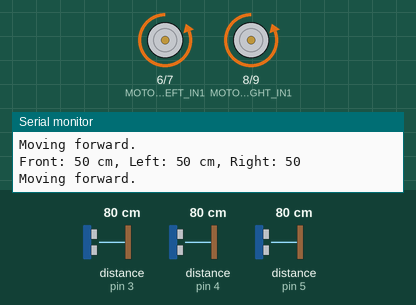
Simulated run of this program. Board: Arduino Nano, built with avr-gcc and run on an emulated ATmega328P. On the bench: motor-driver pin pairs drawn as motors (green arrow = first pin HIGH = forward, orange = second pin HIGH = backward, longer = more drive, scaled by the enable pin), the last lines printed to the serial monitor. The inputs (shaded band) are chosen by the test bench; at power-on: distance to the obstacle (sensors on pin 3, pin 4, pin 5) 80 cm. The echo pulse lasts 58.3 µs per cm.

Above: at 1.2 s.
1.3 s: distance to the obstacle (sensor on pin 3) set to 27 cm
2.9 s: distance to the obstacle (sensor on pin 3) set to 22 cm
At 3.9 s:
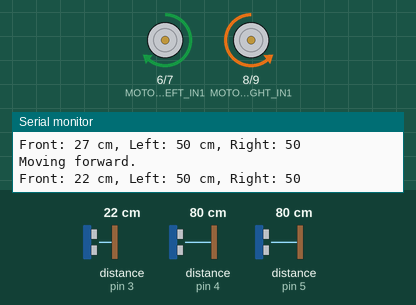
5.9 s: distance to the obstacle (sensor on pin 4) set to 49 cm
8.9 s: distance to the obstacle (sensor on pin 4) set to 41 cm
11.9 s: distance to the obstacle (sensor on pin 3) set to 35 cm
At 12.5 s:
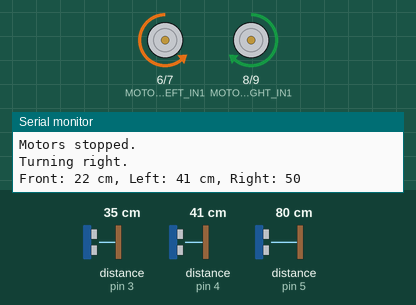
14.9 s: distance to the obstacle (sensor on pin 5) set to 49 cm
17.9 s: distance to the obstacle (sensor on pin 5) set to 41 cm
At 18.18 s:
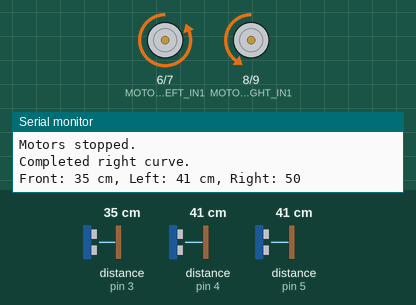
At 18.66 s:
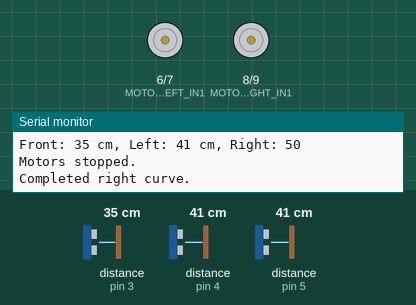
Timing chart, 0 to 20.9 s (numbered marks = the images above; inputs shaded):
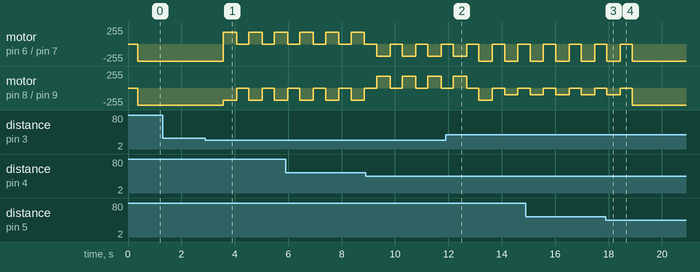

Measured:
- the behaviour switches between 26 and 25 cm on distance to the obstacle (sensor on pin 3) (found by bisection; images 0 and 1)
- the behaviour switches between 45 and 44 cm on distance to the obstacle (sensor on pin 5) (found by bisection; images 2 and 3)
- after the input at 2.9 s, motor on pin 6 (MOTOR_LEFT_IN1) / pin 7 (MOTOR_LEFT_IN2): alternates forward 180/255 for 0.50 s and stopped for 0.46 s, starting after 0.67 s; motor on pin 8 (MOTOR_RIGHT_IN1) / pin 9 (MOTOR_RIGHT_IN2): alternates backward 180/255 for 0.50 s and stopped for 0.46 s, starting after 0.67 s
- after the input at 17.9 s, motor on pin 6 (MOTOR_LEFT_IN1) / pin 7 (MOTOR_LEFT_IN2): goes on until 18.9 s, then stays backward 255/255

The program:

main.cpp
```cpp
#include <Arduino.h>
#include "sensors/Ultrasonic.h"
#include "motors/MotorController.h"
#include "navigation/ObstacleAvoidance.h"

UltrasonicManager ultrasonic;
MotorController motors;
ObstacleAvoidance navigation(ultrasonic, motors);

void setup() {
  Serial.begin(9600);

  motors.begin();

  Serial.println("Robot initialized.");
}

void loop() {
  navigation.handleObstacleDetection();

  // Small delay to avoid spamming
  delay(100);
}
```

MotorController.cpp
```cpp
#include "MotorController.h"
#include <Arduino.h>

// FIXED: Initialization order NOW MATCHES declaration order
MotorController::MotorController()
    : MOTOR_SPEED_CURVE_RIGHT(MOTOR_SPEED_DEFAULT_RIGHT),  // 1st declared
      MOTOR_SPEED_CURVE_LEFT(MOTOR_SPEED_DEFAULT_LEFT),    // 2nd declared
      forwardStartTime(0),                                 // 3rd declared
      isMovingForward(false) {}                            // 4th declared

void MotorController::begin() {
  pinMode(MOTOR_LEFT_ENABLE, OUTPUT);
  pinMode(MOTOR_LEFT_IN1, OUTPUT);
  pinMode(MOTOR_LEFT_IN2, OUTPUT);
  pinMode(MOTOR_RIGHT_ENABLE, OUTPUT);
  pinMode(MOTOR_RIGHT_IN1, OUTPUT);
  pinMode(MOTOR_RIGHT_IN2, OUTPUT);
}
// General motor control function
void MotorController::controlMotor(int enablePin, int in1, int in2, int speed, bool forward) {
  digitalWrite(in1, forward ? LOW : HIGH);
  digitalWrite(in2, forward ? HIGH : LOW);
  analogWrite(enablePin, speed);
}

// Moves the robot forward
void MotorController::moveForward() {
  if (!isMovingForward) {
    forwardStartTime = millis();
    isMovingForward = true;
  }

  controlMotor(MOTOR_LEFT_ENABLE, MOTOR_LEFT_IN1, MOTOR_LEFT_IN2, MOTOR_SPEED_FORWARD, true);
  controlMotor(MOTOR_RIGHT_ENABLE, MOTOR_RIGHT_IN1, MOTOR_RIGHT_IN2, MOTOR_SPEED_FORWARD, true);
  Serial.println("Moving forward.");
}

// Stops the robot
void MotorController::stopMotors() {
  analogWrite(MOTOR_LEFT_ENABLE, 0);
  analogWrite(MOTOR_RIGHT_ENABLE, 0);
  Serial.println("Motors stopped.");
}

// Turns the robot left
void MotorController::turnLeft() {
  controlMotor(MOTOR_LEFT_ENABLE, MOTOR_LEFT_IN1, MOTOR_LEFT_IN2, MOTOR_SPEED_TURN, false);
  controlMotor(MOTOR_RIGHT_ENABLE, MOTOR_RIGHT_IN1, MOTOR_RIGHT_IN2, MOTOR_SPEED_TURN, true);
  delay(TURN_DELAY);
  stopMotors();
  Serial.println("Turning left.");
}

// Turns the robot right
void MotorController::turnRight() {
  controlMotor(MOTOR_LEFT_ENABLE, MOTOR_LEFT_IN1, MOTOR_LEFT_IN2, MOTOR_SPEED_TURN, true);
  controlMotor(MOTOR_RIGHT_ENABLE, MOTOR_RIGHT_IN1, MOTOR_RIGHT_IN2, MOTOR_SPEED_TURN, false);
  delay(TURN_DELAY);
  stopMotors();
  Serial.println("Turning right.");
}

// Executes a left curve
void MotorController::turnLeftCurve() {
  unsigned long startTime = millis();
  while ((millis() - startTime) < TURN_DELAY_Curve) {
    controlMotor(MOTOR_LEFT_ENABLE, MOTOR_LEFT_IN1, MOTOR_LEFT_IN2, MOTOR_SPEED_CURVE_LEFT, true);
    controlMotor(MOTOR_RIGHT_ENABLE, MOTOR_RIGHT_IN1, MOTOR_RIGHT_IN2, MOTOR_SPEED_FORWARD, true);
  }
  stopMotors();
  Serial.println("Completed left curve.");
}

// Executes a right curve
void MotorController::turnRightCurve() {
  unsigned long startTime = millis();
  while ((millis() - startTime) < TURN_DELAY_Curve) {
    controlMotor(MOTOR_LEFT_ENABLE, MOTOR_LEFT_IN1, MOTOR_LEFT_IN2, MOTOR_SPEED_FORWARD, true);
    controlMotor(MOTOR_RIGHT_ENABLE, MOTOR_RIGHT_IN1, MOTOR_RIGHT_IN2, MOTOR_SPEED_CURVE_RIGHT, true);
  }
  stopMotors();
  Serial.println("Completed right curve.");
}

void MotorController::strongerCurveTurn(bool turnLeft) {
  Serial.println(turnLeft ? "Executing stronger left curve." : "Executing stronger right curve.");

  if (turnLeft) {
    controlMotor(MOTOR_LEFT_ENABLE, MOTOR_LEFT_IN1, MOTOR_LEFT_IN2, MOTOR_SPEED_TURN, false);
    controlMotor(MOTOR_RIGHT_ENABLE, MOTOR_RIGHT_IN1, MOTOR_RIGHT_IN2, MOTOR_SPEED_FORWARD, true);
  } else {
    controlMotor(MOTOR_LEFT_ENABLE, MOTOR_LEFT_IN1, MOTOR_LEFT_IN2, MOTOR_SPEED_FORWARD, true);
    controlMotor(MOTOR_RIGHT_ENABLE, MOTOR_RIGHT_IN1, MOTOR_RIGHT_IN2, MOTOR_SPEED_TURN, false);
  }

  delay(100);
  stopMotors();
}

void MotorController::reverse(){
  controlMotor(MOTOR_LEFT_ENABLE, MOTOR_LEFT_IN1, MOTOR_LEFT_IN2, MOTOR_SPEED_TURN, false);
  controlMotor(MOTOR_RIGHT_ENABLE, MOTOR_RIGHT_IN1, MOTOR_RIGHT_IN2, MOTOR_SPEED_TURN, false);
  delay(REVERSE_DELAY);
}

// Reverses and then turns
void MotorController::reverseAndTurn(unsigned int distanceLeft, unsigned int distanceRight) {
  stopMotors();
  delay(100);
  reverse();
  delay(REVERSE_DELAY);

  int T = distanceLeft - distanceRight;

  if (abs(T) <= TOLERANCE) {
     turnLeft();
     delay(100);
  }
  else if (distanceLeft > distanceRight) {
    turnLeft();
     delay(100);
    Serial.println("Reversing and turning left.");
  }
  else {
    turnRight();
     delay(100);
    Serial.println("Reversing and turning right.");
  }
}

// FIXED: Renamed method
bool MotorController::isCurrentlyMovingForward() {
    return isMovingForward;
}

unsigned long MotorController::getForwardStartTime() {
    return forwardStartTime;
}

void MotorController::resetForwardTimer() {
    isMovingForward = false;
}
```

MotorController.h
```cpp
#ifndef MOTOR_CONTROLLER_H
#define MOTOR_CONTROLLER_H

#include "../config/PinConfig.h"
#include "../config/RobotConfig.h"

class MotorController {
public:
    MotorController();
    void begin();

    // Basic movements
    void moveForward();
    void stopMotors();
    void turnLeft();
    void turnRight();

    // Advanced movements
    void turnLeftCurve();
    void turnRightCurve();
    void reverse();
    void reverseAndTurn(unsigned int distanceLeft, unsigned int distanceRight);
    void strongerCurveTurn(bool turnLeft);

    // State tracking
    bool isCurrentlyMovingForward();
    unsigned long getForwardStartTime();
    void resetForwardTimer();

    // Adjustable speeds for curves - DECLARE THESE FIRST
    unsigned int MOTOR_SPEED_CURVE_RIGHT;
    unsigned int MOTOR_SPEED_CURVE_LEFT;

private:
    void controlMotor(int enablePin, int in1, int in2, int speed, bool forward);

    // THEN DECLARE THESE
    unsigned long forwardStartTime;
    bool isMovingForward;  // Member variable
};

#endif
```

ObstacleAvoidance.cpp
```cpp
#include "navigation/ObstacleAvoidance.h"
#include <Arduino.h>

ObstacleAvoidance::ObstacleAvoidance(UltrasonicManager& sensors, MotorController& motors)
    : ultrasonic(sensors), motorController(motors) {}

// Handles obstacle detection and navigation
void ObstacleAvoidance::handleObstacleDetection() {
  unsigned int distanceFront = ultrasonic.getFrontDistance();
  unsigned int distanceLeft = ultrasonic.getLeftDistance();
  unsigned int distanceRight = ultrasonic.getRightDistance();

  logSensorData(distanceFront, distanceLeft, distanceRight);

  int T = distanceLeft - distanceRight;

 if ((distanceFront < CRITICAL_DISTANCE_FRONT)) {
     motorController.reverseAndTurn(distanceLeft, distanceRight);
    motorController.resetForwardTimer();
  }
  else if (distanceFront <= THRESHOLD_DISTANCE_FRONT) {
    motorController.resetForwardTimer();
    if (distanceLeft > THRESHOLD_DISTANCE_SIDE && distanceRight > THRESHOLD_DISTANCE_SIDE) {
      if (abs(T) <= TOLERANCE) {
        motorController.turnLeft();
      } else if (distanceLeft > distanceRight) {
        motorController.turnLeft();
      } else {
        motorController.turnRight();
      }
    } else if (distanceLeft > THRESHOLD_DISTANCE_SIDE) {
      motorController.turnLeft();
    } else if (distanceRight > THRESHOLD_DISTANCE_SIDE) {
      motorController.turnRight();
    } else {
      motorController.reverseAndTurn(distanceLeft, distanceRight);
    }
  }
else {
    if (abs(T) <= TOLERANCE) {
        motorController.moveForward();
    }
    else if ((distanceLeft < OBSTACLE_CRITICAL_LEFT) || (distanceRight < OBSTACLE_CRITICAL_RIGHT)) {
        motorController.MOTOR_SPEED_CURVE_RIGHT = MOTOR_SPEED_DEFAULT_RIGHT;
        motorController.MOTOR_SPEED_CURVE_LEFT = MOTOR_SPEED_DEFAULT_LEFT;

        if (distanceLeft < OBSTACLE_CRITICAL_RIGHT) {
            motorController.turnRightCurve();
        } else {
            motorController.turnLeftCurve();
        }
    }
    // FIXED: Updated method name
    else if (motorController.isCurrentlyMovingForward() && ((millis() - motorController.getForwardStartTime()) > MIN_FORWARD_TIME)) {
        motorController.resetForwardTimer();

        if (distanceLeft > distanceRight) {
            motorController.strongerCurveTurn(true);
        } else {
            motorController.strongerCurveTurn(false);
        }
    }
    else if (distanceLeft > distanceRight) {
        motorController.turnLeftCurve();
    } else {
        motorController.turnRightCurve();
    }
}
}

// Logs sensor data for debugging
void ObstacleAvoidance::logSensorData(unsigned int front, unsigned int left, unsigned int right) {
  Serial.print("Front: ");
  Serial.print(front);
  Serial.print(" cm, Left: ");
  Serial.print(left);
  Serial.print(" cm, Right: ");
  Serial.println(right);
}
```

ObstacleAvoidance.h
```cpp
#ifndef OBSTACLE_AVOIDANCE_H
#define OBSTACLE_AVOIDANCE_H

#include "../sensors/Ultrasonic.h"
#include "../motors/MotorController.h"

class ObstacleAvoidance {
public:
    ObstacleAvoidance(UltrasonicManager& sensors, MotorController& motors);
    void handleObstacleDetection();
    void logSensorData(unsigned int front, unsigned int left, unsigned int right);

private:
    UltrasonicManager& ultrasonic;
    MotorController& motorController;
};

#endif
```

Ultrasonic.cpp
```cpp
#include "Ultrasonic.h"

UltrasonicManager::UltrasonicManager()
    : sonarFront(TRIG_PIN, ECHO_PIN_FRONT, MAX_DISTANCE_FRONT),
      sonarLeft(TRIG_PIN, ECHO_PIN_LEFT, MAX_DISTANCE_SIDE),
      sonarRight(TRIG_PIN, ECHO_PIN_RIGHT, MAX_DISTANCE_SIDE) {}

// Function to get the distance from a sensor
unsigned int UltrasonicManager::getDistance(NewPing &sensor) {
  unsigned int distance = sensor.ping_median(5) / US_ROUNDTRIP_CM;
  if (distance == 0) {
    if(&sensor == &sonarFront){
    distance = MAX_DISTANCE_FRONT;
    }
    else{
      distance = MAX_DISTANCE_SIDE;
    }
  }
  return distance;
}

unsigned int UltrasonicManager::getFrontDistance() {
    frontDistance = getDistance(sonarFront);
    return frontDistance;
}

unsigned int UltrasonicManager::getLeftDistance() {
    leftDistance = getDistance(sonarLeft);
    return leftDistance;
}

unsigned int UltrasonicManager::getRightDistance() {
    rightDistance = getDistance(sonarRight);
    return rightDistance;
}

void UltrasonicManager::updateAllDistances() {
    frontDistance = getFrontDistance();
    leftDistance = getLeftDistance();
    rightDistance = getRightDistance();
}
```

Ultrasonic.h
```cpp
#ifndef ULTRASONIC_H
#define ULTRASONIC_H

#include <NewPing.h>
#include "../config/PinConfig.h"
#include "../config/RobotConfig.h"

class UltrasonicManager {
public:
    UltrasonicManager();
    unsigned int getDistance(NewPing &sensor);
    unsigned int getFrontDistance();
    unsigned int getLeftDistance();
    unsigned int getRightDistance();
    void updateAllDistances();

    unsigned int frontDistance;
    unsigned int leftDistance;
    unsigned int rightDistance;

private:
    NewPing sonarFront;
    NewPing sonarLeft;
    NewPing sonarRight;
};

#endif
```

PinConfig.h
```cpp
#ifndef PIN_CONFIG_H
#define PIN_CONFIG_H

// Pins for ultrasonic sensors
#define TRIG_PIN 2
#define ECHO_PIN_FRONT 3
#define ECHO_PIN_LEFT 4
#define ECHO_PIN_RIGHT 5

// Motor control pins
#define MOTOR_LEFT_ENABLE 10
#define MOTOR_LEFT_IN1 6
#define MOTOR_LEFT_IN2 7
#define MOTOR_RIGHT_ENABLE 11
#define MOTOR_RIGHT_IN1 8
#define MOTOR_RIGHT_IN2 9

#endif
```

RobotConfig.h
```cpp
#ifndef ROBOT_CONFIG_H
#define ROBOT_CONFIG_H

// Thresholds and settings
const unsigned long MIN_FORWARD_TIME = 10000;
const int MAX_DISTANCE_FRONT = 50;
const int MAX_DISTANCE_SIDE = 50;
const int TOLERANCE = 4;
const int CRITICAL_DISTANCE_SIDE = 5;
const int CRITICAL_DISTANCE_FRONT = 12;
const int THRESHOLD_DISTANCE_SIDE = 15;
const int THRESHOLD_DISTANCE_FRONT = 25;
const int MOTOR_SPEED_FORWARD = 255;
const int MOTOR_SPEED_REVERSE = 255;
const int MOTOR_SPEED_TURN = 180;
const int MOTOR_SPEED_DEFAULT_RIGHT = 100;
const int MOTOR_SPEED_DEFAULT_LEFT = 120;
const int OBSTACLE_CRITICAL_LEFT = 4;
const int OBSTACLE_CRITICAL_RIGHT = 4;
const int TURN_DELAY = 500;
const int TURN_DELAY_Curve = 500;
const int REVERSE_DELAY = 800;

#endif
```
